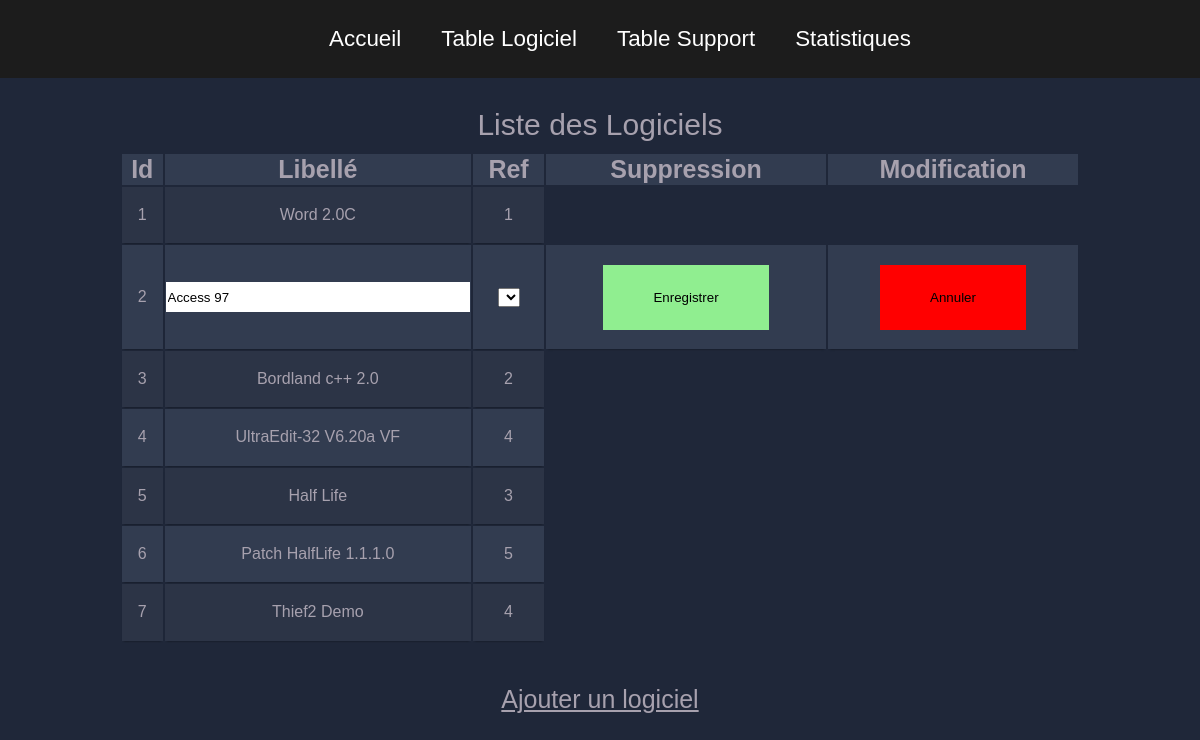
/logiciel.php?option=UPDATE1&IdL=2, run on the app's committed database.
### tables this page shows
CREATE TABLE tlogiciel
(	IdL		  INT		NOT NULL 	PRIMARY KEY	AUTO_INCREMENT,
	LibelleL  CHAR( 100 )	NOT NULL ,
    Ref       INT NOT NULL ,

    FOREIGN KEY (Ref) REFERENCES Tsupport(IdS) ON DELETE CASCADE

);

### logiciel.php (the view, shortened to what this page needs)
<html>
<head>
  <link rel="stylesheet" type="text/css" href="stylecons.css">
</head>
<body>
  <nav>
   <ul class="menu">
    <li><a class="aaa" href="index.php">Accueil</a></li>
    <li><a class="aaa" href="logiciel.php">Table Logiciel</a></li>
    <li><a class="aaa" href="support.php">Table Support</a></li>
    <li><a class="aaa" href="stats.php">Statistiques</a></li>
  </ul>
</nav>
<head><center>
  <?php
  function  ConsulterBD ()
  {
global $option ;
if (  ($option == 'delete') or ($option == 'UPDATE1') )
  $IdCourant = $_GET['IdL'];
else  $IdCourant = -1 ;
echo "<br><br><br><br><br><br>";
echo "<center>" ;
echo "<table class='container'>" ;
echo "<caption>Liste des Logiciels</caption>  ";
echo "<tr> <th>Id</th> <th>Libellé</th><th>Ref</th><th>Suppression</th> <th>Modification</th> </tr>" ;
$DataBase = mysqli_connect ( "localhost" , "root" , "" ) ;
mysqli_select_db ( $DataBase, "bdppe" ) ;
$Requete = "Select * From tlogiciel ;" ;
$Resultat = mysqli_query ( $DataBase, $Requete )  or  die(mysqli_error($DataBase) ) ;
while (  $ligne = mysqli_fetch_array($Resultat)  )
{
  echo "<tr>\n" ;
  echo "<td align=center>" . $ligne['IdL']        . "</td>\n" ;
  if (  ($option == 'UPDATE1') )
  {
    if ( $IdCourant == $ligne['IdL'] )
    {
      echo "<form action='logiciel.php'>";
      echo "<td><INPUT class='inpt' TYPE=TEXT NAME='LibelleL' Value='" . $ligne['LibelleL'] . "'></td>\n" ;
      echo "<td><SELECT name='IdS'>";
      Function liste(){
        $DataBase = mysqli_connect ( "localhost" , "root" , "" ) ;
        mysqli_select_db ( $DataBase, "bdppe" ) ;
        $Requete2 = "Select IdS From tsupport ;";
        $Resultat2 = mysqli_query ( $DataBase, $Requete2 , MYSQLI_USE_RESULT )  or  die(mysql_error() ) ;
        while (  $ligne = mysqli_fetch_array($Resultat2,MYSQLI_ASSOC)  )
        {
          echo "<option name='IdS'>".$ligne['IdS']."</option>";
        }
      }
      liste();
      echo "</SELECT></td>";
    }
    else
     {
   echo "<td>" . $ligne['LibelleL']    . "</td>\n" ;
   echo "<td>" . $ligne['Ref'] . "</td>\n" ;
 }
}
else
     {
   echo "<td>" . $ligne['LibelleL']    . "</td>\n" ;
   echo "<td>" . $ligne['Ref'] . "</td>\n" ;
 }
 if (  ($option == 'delete') )
 {
  if ( $IdCourant == $ligne['IdL'] )
  {
    echo "<td><A HREF='logiciel.php?option=delete2&IdL=" . $ligne['IdL'] . "'><button>Confirmer</button></A></td>";
    echo "<td><A HREF='logiciel.php'><button class='annul'>Annuler</A>";
    echo "</td>\n" ;
  }
}
else if (  ($option == 'UPDATE1') )
{
  if ( $IdCourant == $ligne['IdL'] )
  {
    echo "<td><INPUT TYPE=HIDDEN Name='option' Value='modif'>";
    echo "<INPUT TYPE=HIDDEN Name='IdL' Value='".$ligne['IdL']."'>
    <INPUT class='btnn' TYPE=submit Value='Enregistrer'>";
    echo "</form></td>";
    echo "<td><A HREF='logiciel.php'><button class='annul'>Annuler</button></A>";
    echo "</td>\n" ;
  }
}
else
  { echo "<td>" ."<a class='idsupp'  href='logiciel.php?option=delete&IdL=".$ligne['IdL']."'>Supprimer</a>". "</td>\n";
echo "<td>" ."<a class='idmodif' href='logiciel.php?option=UPDATE1&IdL=".$ligne['IdL']."'>Modifier</a>". "</td>\n";
}
echo "</tr>\n" ;
}
echo "</table>" ;
echo "<br>" ;
echo "</center>" ;
}
if (count($_GET) !=0)
{
  if (isset($_GET['option']))
  {
    $option = $_GET['option'] ;
  }
}
ConsulterBD();
?>
<a class="aa" href="ajouterlogiciel.php">Ajouter un logiciel</a>
</center>
<br><br>
</BODY>
</HTML>

### stylecons.css (style rules this page uses)
body { color:#A7A1AE; background-color:#1F2739; margin: 0; font-family:"Lucida Sans Unicode", "Lucida Grande", sans-serif; }
td { height: 30px; text-align: center; font-size: 20px; font-family: "montserrat",sans-serif; }
caption { padding-bottom: 10px; font-size: 30px; }
.container td { font-weight: normal; font-size: 1em; -webkit-box-shadow: 0 2px 2px -2px #0E1119; -moz-box-shadow: 0 2px 2px -2px #0E1119; box-shadow: 0 2px 2px -2px #0E1119; }
.container { overflow: hidden; width: 80%; margin: 0 auto; display: table; margin-bottom: 2%; }
.container th { font-size: 25px; }
.container td { padding-bottom: 2%; padding-top: 2%; }
.container tr:nth-child(odd) { background-color: #323C50; }
.container tr:nth-child(even) { background-color: #2C3446; }
a { color: #111; transition: 0.5s; }
.aa { font-size: 25px; color: #A7A1AE; }
ul { display: flex; flex-wrap: wrap; justify-content: center; }
li { padding: 10px 20px; font-size: 140%; display: inline-block; width: auto; }
nav { z-index: 1000; position: fixed; width: 100%; background-color: #1c1c1c; height: auto; }
.aaa { color: white; text-decoration: none ; }
input[type=text] { margin-top: 10px; display: block; margin-bottom: 10px; }
.inpt { width: 100%; height: 30px; background-color: white; border: none; }
.btnn { padding: 25px 50px; border: 0; background: #90EE90; color: black; cursor: pointer; transition: 0.5s; }
button { padding: 25px 50px; border: 0; background: #90EE90; color: black; cursor: pointer; transition: 0.5s; }
.annul { padding: 25px 50px; border: 0; background: red; color: black; cursor: pointer; transition: 0.5s; }
select { width: auto; }

### data on the page
tlogiciel: IdL "1", LibelleL "Word 2.0C", Ref "1"
tlogiciel: IdL "2", LibelleL "Access 97"
tlogiciel: IdL "3", LibelleL "Bordland c++ 2.0", Ref "2"
tlogiciel: IdL "4", LibelleL "UltraEdit-32 V6.20a VF", Ref "4"
tlogiciel: IdL "5", LibelleL "Half Life", Ref "3"
tlogiciel: IdL "6", LibelleL "Patch HalfLife 1.1.1.0", Ref "5"
tlogiciel: IdL "7", LibelleL "Thief2 Demo", Ref "4"
